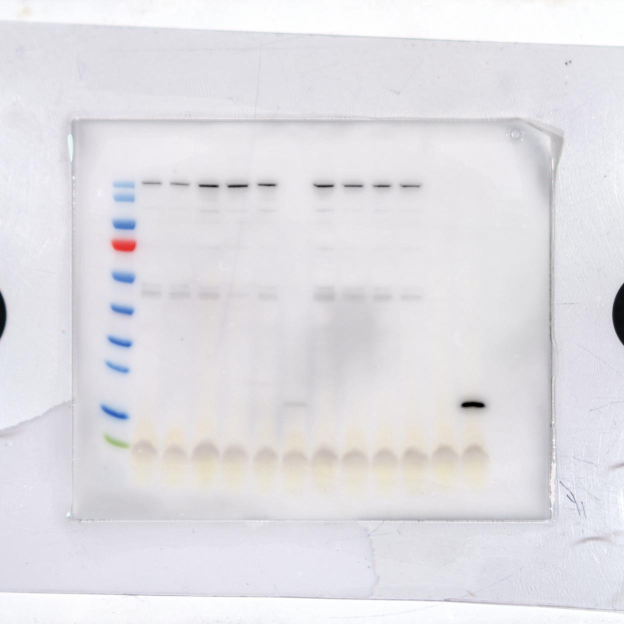
#> input picture experiments/campaigns/pikp1_avrpikf/analyses/08-agroinfiltration/data/blot.jpg, 1248 x 1248 px (shown at 1/2 size)
$ python make_blot_figure.py
#> lines starting #> are read from the running program, lines starting #| are printed output that depends on the picture
#!/usr/bin/env python3
"""PROVISIONAL western blot figure, in the group's thesis house style.

Layout follows Maidment (2019, fig 5.1C) and Stone (2025, fig 4-5): lane
identities above the membrane, kDa ladder values on the left aligned to the
detected marker bands, antibody on the right, Ponceau loading control beneath.

THREE THINGS ARE UNCONFIRMED and are drawn as placeholders:
  * the ladder product. Ten bands with a single red band fourth from the top and
    a green terminal band match Thermo PageRuler Prestained (26616), but the
    group's methods list three ladders in use, so this is inference from the band
    pattern rather than a record.
  * the antibody this membrane was probed with.
  * what the two control lanes contained.

Lane identities come from data/design_id_map.csv, on the assumption that lanes
1-10 run in agroinfiltration order.
"""
from __future__ import annotations

import csv
from pathlib import Path

import matplotlib
matplotlib.use("Agg")
import matplotlib.pyplot as plt  # noqa: E402
import numpy as np  # noqa: E402
from PIL import Image  # noqa: E402
from scipy import ndimage  # noqa: E402

HERE = Path(__file__).parent
DATA = HERE / "data"
PLOTS = HERE / "plots"

INK = "#222222"
# Thermo PageRuler Prestained (26616). PROVISIONAL — confirm against the lab record.
LADDER_KDA = [180, 130, 100, 70, 55, 40, 35, 25, 15, 10]

# Both crops are the ones used on slide 7 of AI_Pikp1_HMA_Prelim_2_JoshW.pptx,
# converted from its srcRect fractions. Reusing them keeps the blot and the
# Ponceau strip in the same lane-to-lane registration the slide already had.
BLOT_CROP = (195, 323, 1000, 965)       # image7.jpg, 1248x1248
PONCEAU_CROP = (276, 891, 1084, 1027)   # image6.png, 1500x2000; band row only
DPI_OUT = 300
LADDER_X = (200, 285)
LANE0, LANE_PITCH, N_LANES = 302, 57.3, 12


def ladder_rows(arr):
    """y of each coloured marker band, from saturation in the ladder strip."""
    strip = arr[:, LADDER_X[0]:LADDER_X[1]].astype(int)
    sat = strip.max(2) - strip.min(2)
    lab, n = ndimage.label((sat > 40).sum(1) > 8)
    return [float(np.nonzero(lab == i)[0].mean()) for i in range(1, n + 1)]


def lane_names():
    rows = list(csv.DictReader((DATA / "design_id_map.csv").open()))
    names = [r["design"] for r in rows]
    # Lanes 11 and 12 from the 3 July expression sheet's mix order. Tie1 came
    # from another group and is assumed to carry a different tag, which is why
    # it gives no alpha-FLAG signal; OsHIPP43 is the ~18 kDa band. Both
    # identities are provisional pending the construct records.
    return names + ["Tie1 (-)", "OsHIPP43 (+)"]


def main():
    PLOTS.mkdir(exist_ok=True)
    blot = np.asarray(Image.open(DATA / "blot.jpg").convert("RGB"))
#> blot is the input picture: shape (1248, 1248, 3); mean R, G, B 225.5, 224.1, 228.6
    ponceau = np.asarray(Image.open(DATA / "ponceau.png").convert("RGB"))
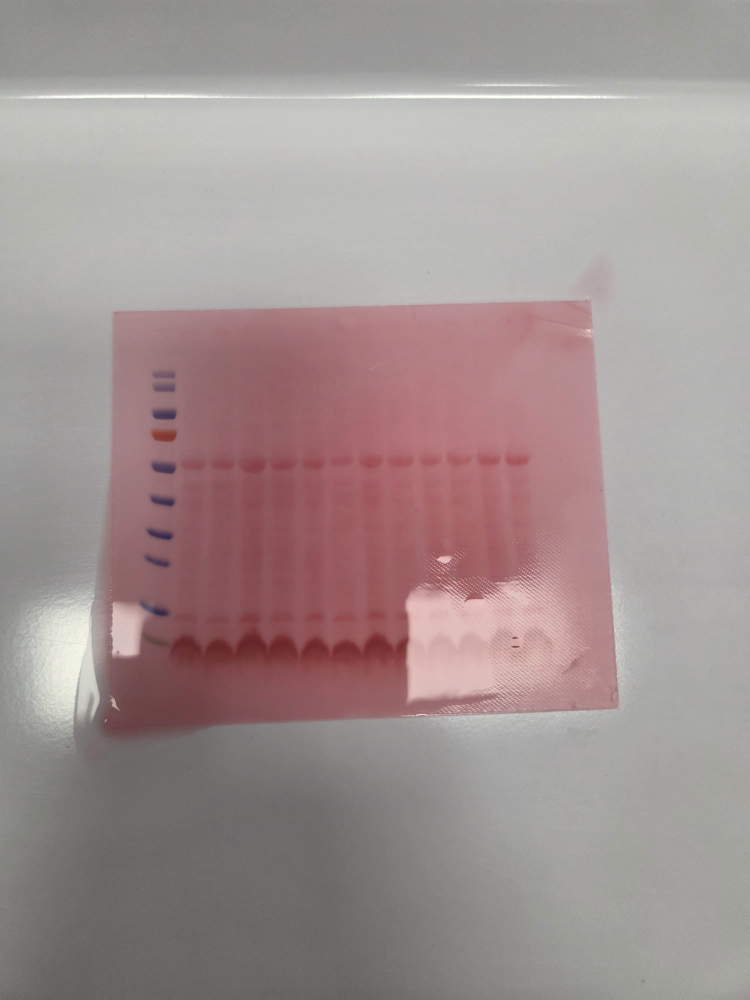
#> input picture experiments/campaigns/pikp1_avrpikf/analyses/08-agroinfiltration/data/ponceau.png, 1500 x 2000 px (shown at 1/2 size)
#> ponceau is the input picture: shape (2000, 1500, 3); mean R, G, B 160.5, 146.1, 145.4

    rows = ladder_rows(blot)
#> in ladder_rows, `strip = arr[:, LADDER_X[0]:LADDER_X[1]].astype(int)`:
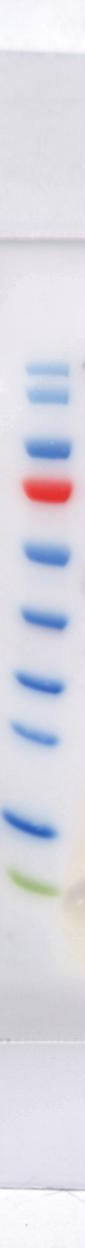
#> strip: shape (1248, 85, 3) int64; mean R, G, B 218, 217.4, 226.4
#> in ladder_rows, `sat = strip.max(2) - strip.min(2)`:
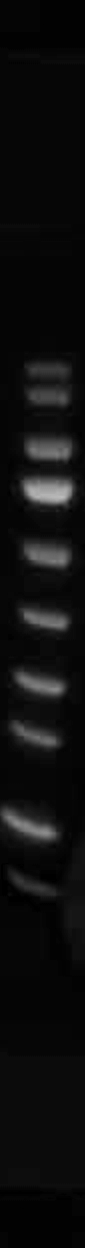
#> sat: shape (1248, 85) int64; min 0, max 187, mean 14.4
#> in ladder_rows, `lab, n = ndimage.label((sat > 40).sum(1) > 8)`: lab = 1248 values, max 10 at index 879, min 0 at index 0, mean 1.07; n = 10
#> rows = [369.5, 396, 448.5, 491, 554.5, 619, 683.5, 735, 824.5, 885.5]
    x0, y0, x1, y1 = BLOT_CROP
    sub = blot[y0:y1, x0:x1]
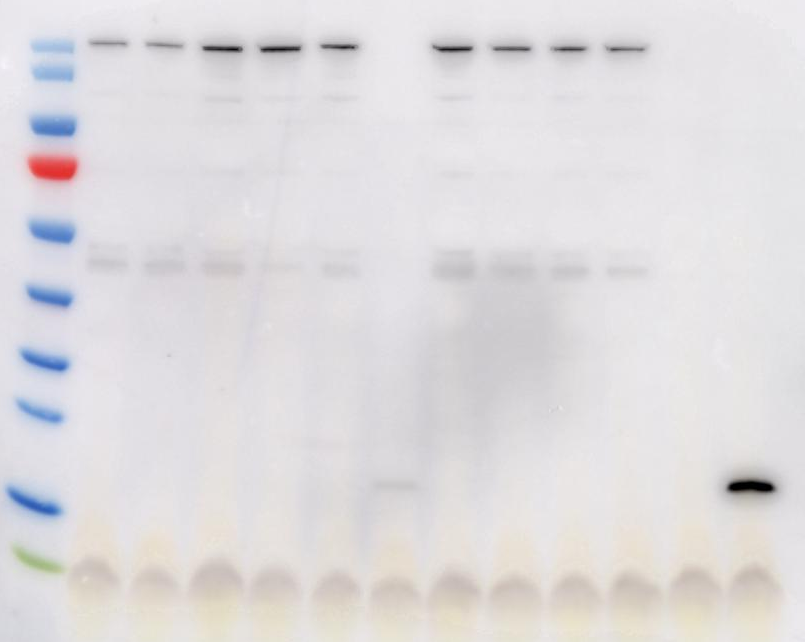
#> sub: shape (642, 805, 3); mean R, G, B 222.6, 220, 221.9

    px0, py0, px1, py1 = PONCEAU_CROP
    pon = ponceau[py0:py1, px0:px1]
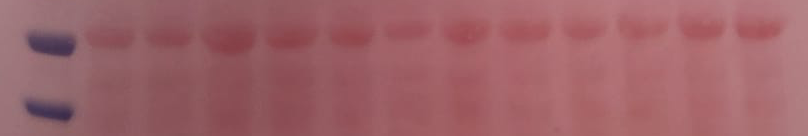
#> pon: shape (136, 808, 3); mean R, G, B 157.7, 98.5, 104.2

    # Both strips are drawn at exactly the same width and butted together. The
    # axes heights are derived from each image's own aspect, because imshow
    # defaults to aspect="equal" and would otherwise shrink the wide, short
    # Ponceau strip to fit its box instead of filling it.
    fig_w = 7.2
    left, right = 0.16, 0.03
    strip_w = fig_w * (1 - left - right)
    blot_h = strip_w * sub.shape[0] / sub.shape[1]
#> blot_h = 4.65
    pon_h = strip_w * pon.shape[0] / pon.shape[1]
#> pon_h = 0.982
    top_pad, bot_pad = 0.62, 0.10
    fig_h = top_pad + blot_h + pon_h + bot_pad
#> fig_h = 6.35
    fig = plt.figure(figsize=(fig_w, fig_h), dpi=DPI_OUT)

    ax = fig.add_axes([left, (bot_pad + pon_h) / fig_h,
                       1 - left - right, blot_h / fig_h])
    ax.imshow(sub, aspect="auto")
    ax.axis("off")

    names = lane_names()
#> (reads experiments/campaigns/pikp1_avrpikf/analyses/08-agroinfiltration/data/design_id_map.csv from the repository)
    for i, nm in enumerate(names[:N_LANES]):
        lx = LANE0 + i * LANE_PITCH - x0
        if 0 <= lx <= x1 - x0:
            ax.text(lx, -12, nm, rotation=90, ha="center", va="bottom",
                    fontsize=7, color=INK)

    for kda, yy in zip(LADDER_KDA, rows):
        ly = yy - y0
        if 0 <= ly <= y1 - y0:
            ax.text(-14, ly, f"{kda}", ha="right", va="center", fontsize=7, color=INK)
#> this loop made 10 passes
#> (kda, yy, ly) on passes 1 to 10: (180, 369.5, 46.5), (130, 396, 73), (100, 448.5, 125.5), (70, 491, 168), (55, 554.5, 231.5), (40, 619, 296), (35, 683.5, 360.5), (25, 735, 412), (15, 824.5, 501.5), (10, 885.5, 562.5)
    ax.text(-14, -12, "kDa", ha="right", va="bottom", fontsize=7, color=INK)

    pax = fig.add_axes([left, bot_pad / fig_h, 1 - left - right, pon_h / fig_h])
    pax.imshow(pon, aspect="auto")
    pax.axis("off")
    pax.text(-0.01, 0.5, "Ponceau", transform=pax.transAxes, ha="right",
             va="center", fontsize=8, color=INK)

    out = PLOTS / "western_blot_draft.png"
    fig.savefig(out, dpi=300, bbox_inches="tight", facecolor="white")
    print(f"{out}  ladder bands at y={[round(r) for r in rows]}")
#| experiments/campaigns/pikp1_avrpikf/analyses/08-agroinfiltration/plots/western_blot_draft.png  ladder bands at y=[370, 396, 448, 491, 554, 619, 684, 735, 824, 886]


if __name__ == "__main__":
    main()
